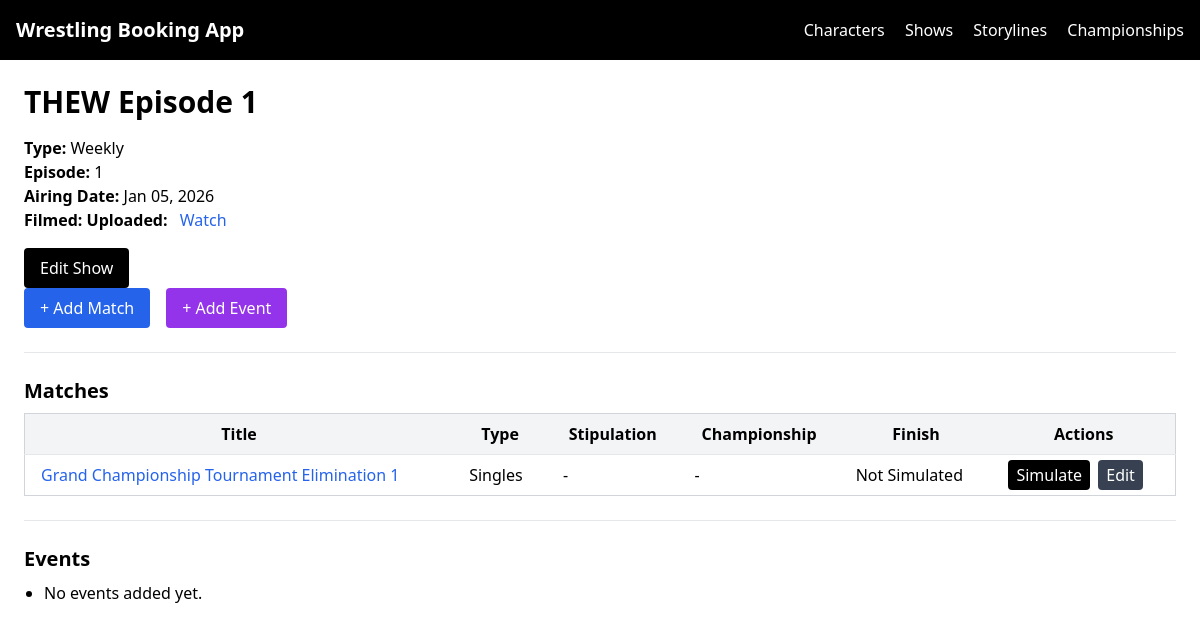
The page /shows/shows/1/ on the database its author committed.
### booking/models.py (models this page shows, shortened)
class Show(models.Model):
    class ShowType(models.TextChoices):
        WEEKLY = "WEEKLY", "Weekly"
        PLE = "PLE", "PLE"
        SPECIAL = "SPECIAL", "Special"
    title = models.CharField(max_length=200)
    show_type = models.CharField(max_length=20, choices=ShowType.choices)
    episode_number = models.PositiveIntegerField(null=True, blank=True)
    airing_date = models.DateField()
    is_filmed = models.BooleanField(default=False)
    is_uploaded = models.BooleanField(default=False)
    youtube_link = models.URLField(blank=True)
    created_at = models.DateTimeField(auto_now_add=True)

class Match(models.Model):
    class MatchType(models.TextChoices):
        SINGLES = "SINGLES", "Singles"
        TAG = "TAG", "Tag Team"
        TEAM = "TEAM", "Team"
        TRIPLE = "TRIPLE", "Triple Threat"
        FATAL_FOUR = "FATAL_FOUR", "Fatal Four-Way"
        HANDICAP = "HANDICAP", "Handicap"
        GAUNTLET = "GAUNTLET", "Gauntlet"
        BATTLE_ROYALE = "BATTLE_ROYALE", "Battle Royale"
        ROYAL_RUMBLE = "ROYAL_RUMBLE", "Royal Rumble"
    show = models.ForeignKey(
        "booking.Show",
        on_delete=models.CASCADE,
        related_name="matches"
    )
    title = models.CharField(max_length=200)
    match_type = models.CharField(max_length=30, choices=MatchType.choices)
    stipulations = models.ManyToManyField(
        Stipulation,
        blank=True,
        related_name="matches"
    )
    championship = models.ForeignKey(
        Championship, null=True, blank=True, on_delete=models.SET_NULL
    )
    notes = models.TextField(blank=True)
    created_at = models.DateTimeField(auto_now_add=True)

### booking/views.py (the view)
# urls.py: path("shows/<int:pk>/", ShowDetailView.as_view(), name="show-detail"),
class ShowDetailView(DetailView):
    model = Show
    template_name = "booking/show_detail.html"
    context_object_name = "show"
    def get_context_data(self, **kwargs):
        context = super().get_context_data(**kwargs)
        show = self.object
        context["matches"] = show.matches.all()
        context["events"] = show.events.all()
        return context

### booking/templates/booking/show_detail.html (shortened to what this page needs)
{% extends "base.html" %}
{% block content %}
<h1 class="text-3xl font-bold mb-4">{{ show.title }}</h1>
<p><strong>Type:</strong> {{ show.get_show_type_display }}</p>
<p><strong>Episode:</strong> {{ show.episode_number }}</p>
<p><strong>Airing Date:</strong> {{ show.airing_date|date:"M d, Y" }}</p>
<p>
    <strong>Filmed:</strong> {{ show.filmed }}
    <strong>Uploaded:</strong> {{ show.uploaded }}
    {% if show.youtube_link %}<a href="{{ show.youtube_link }}" target="_blank" class="text-blue-600 ml-2">Watch</a>{% endif %}
</p>
<a href="{% url 'show-edit' show.id %}" class="bg-black text-white px-4 py-2 mt-4 inline-block rounded">Edit Show</a>
<div class="flex gap-4 mb-4">
  <a href="{% url 'match-add' show.id %}"
     class="px-4 py-2 bg-blue-600 text-white rounded">
    + Add Match
  </a>
  <a href="{% url 'event-add' show.id %}"
     class="px-4 py-2 bg-purple-600 text-white rounded">
    + Add Event
  </a>
</div>
<hr class="my-6">
<h2 class="text-xl font-semibold mb-2">Matches</h2>
<table class="min-w-full border border-gray-300">
    <thead class="bg-gray-100 dark:bg-gray-700">
        <tr>
            <th class="px-4 py-2">Title</th>
            <th class="px-4 py-2">Type</th>
            <th class="px-4 py-2">Stipulation</th>
            <th class="px-4 py-2">Championship</th>
            <th class="px-4 py-2">Finish</th>
            <th class="px-4 py-2">Actions</th>
        </tr>
    </thead>
    <tbody>
        {% for match in matches %}
        <tr class="border-t hover:bg-gray-50 dark:hover:bg-gray-800">
            <td class="px-4 py-2">
                <a href="{% url 'match-detail' match.id %}" class="text-blue-600">{{ match.title }}</a>
            </td>
            <td class="px-4 py-2">{{ match.get_match_type_display }}</td>
            <td class="px-4 py-2">{{ match.get_stipulation_display|default:"-" }}</td>
            <td class="px-4 py-2">{{ match.championship|default:"-" }}</td>
            <td class="px-4 py-2">
                {% if match.finish %}
                    {{ match.finish }}
                {% else %}
                    Not Simulated
                {% endif %}
            </td>
            <td class="px-4 py-2">
                {% if not match.finish %}
                    <a href="{% url 'match-simulate' match.id %}" class="bg-black text-white px-2 py-1 rounded">Simulate</a>
                {% else %}
                    ✅ Simulated
                {% endif %}
                <a href="{% url 'match-edit' match.id %}" class="bg-gray-700 text-white px-2 py-1 rounded ml-1">Edit</a>
            </td>
        </tr>
        {% empty %}
        <tr><td colspan="6" class="px-4 py-2">No matches added yet.</td></tr>
        {% endfor %}
    </tbody>
</table>
<hr class="my-6">
<h2 class="text-xl font-semibold mb-2">Events</h2>
<ul class="list-disc pl-5">
    {% for event in events %}
        <li>
            <a href="{% url 'event-detail' event.id %}" class="text-blue-600">{{ event.title }}</a>
        </li>
    {% empty %}
        <li>No events added yet.</li>
    {% endfor %}
</ul>
{% endblock %}

### rows shown on the page
Show: title "THEW Episode 1", show_type "Weekly", episode_number "1", airing_date "Jan 05, 2026"
Match: title "Grand Championship Tournament Elimination 1", match_type "Singles", stipulation "-", championship "-"
